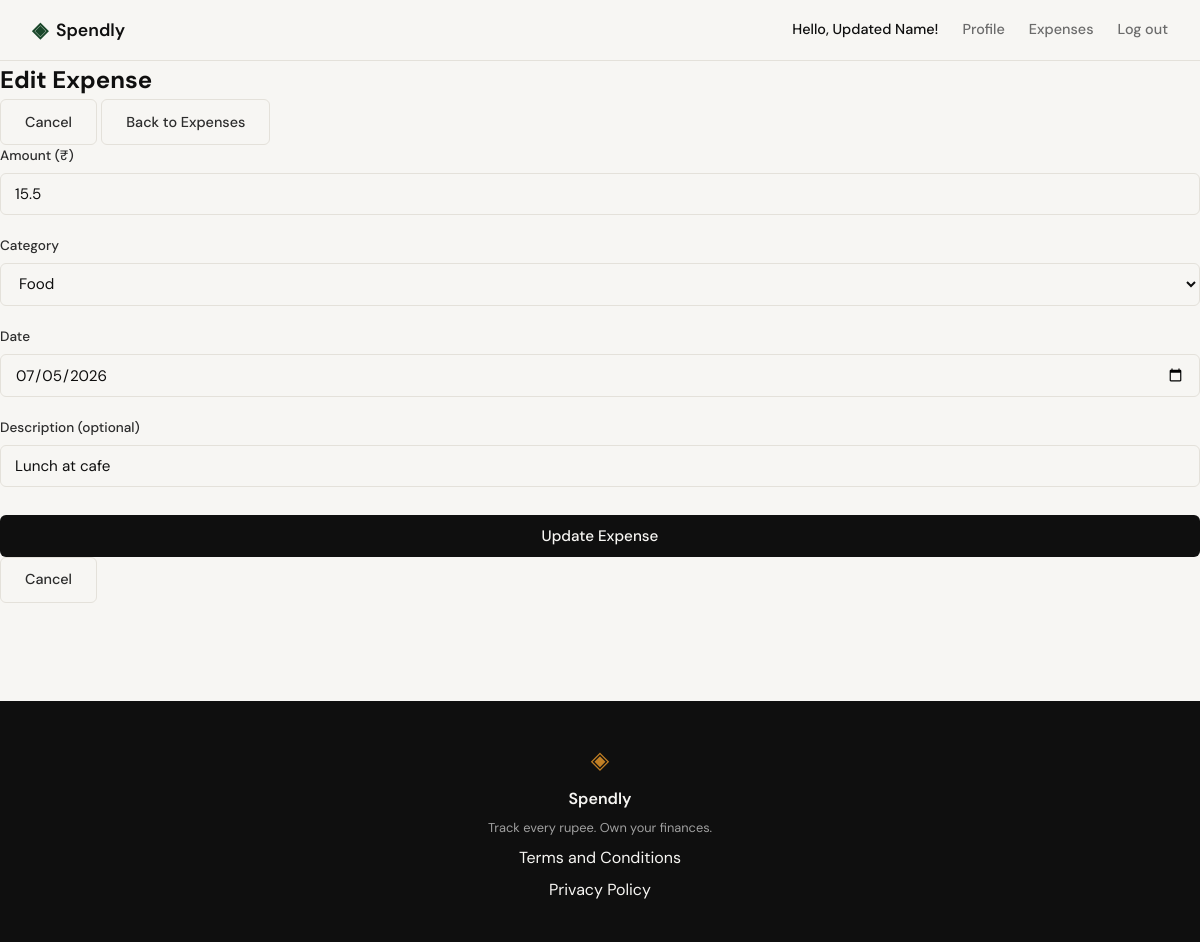
/expenses/1/edit (signed in), run on the app's committed database.
### tables this page shows
CREATE TABLE expenses (
            id INTEGER PRIMARY KEY AUTOINCREMENT,
            user_id INTEGER NOT NULL,
            amount REAL NOT NULL,
            category TEXT NOT NULL,
            date TEXT NOT NULL,
            description TEXT,
            created_at TEXT DEFAULT CURRENT_TIMESTAMP,
            FOREIGN KEY (user_id) REFERENCES users (id) ON DELETE CASCADE
        );

### app.py (the view, shortened to what this page needs)
@app.route("/expenses/<int:id>/edit", methods=["GET", "POST"])
@login_required
def edit_expense(id):
    expense = get_expense_by_id_and_user(id, session['user_id'])
    if expense is None:
        flash("Expense not found.", "error")
        return redirect(url_for('expenses_index'))
    if request.method == "GET":
        return render_template("expenses/edit.html", expense=expense)

### app.py (called while the page is built)
def is_authenticated():
    return 'user_id' in session

def login_required(f):
    from functools import wraps
    @wraps(f)
    def decorated_function(*args, **kwargs):
        if not is_authenticated():
            flash('Please log in to access this page.', 'warning')
            return redirect(url_for('login'))
        return f(*args, **kwargs)
    return decorated_function

### database/db.py (called while the page is built)
def get_db():
    db = getattr(g, '_database', None)
    if db is None:
        database_path = current_app.config.get('DATABASE', DATABASE)
        db = g._database = sqlite3.connect(database_path)
        db.row_factory = sqlite3.Row
        db.execute("PRAGMA foreign_keys = ON")
    return db

def get_expense_by_id_and_user(expense_id, user_id):
    db = get_db()
    cursor = db.cursor()
    cursor.execute('''
        SELECT id, amount, category, date, description, created_at
        FROM expenses
        WHERE id = ? AND user_id = ?
    ''', (expense_id, user_id))
    return cursor.fetchone()

### templates/expenses/edit.html (shortened to what this page needs)
{% extends "base.html" %}
{% block content %}
<section class="expense-form-section">
    <div class="expense-form-header">
        <h1 class="expense-form-title">Edit Expense</h1>
        <div class="expense-form-actions">
            <a href="{{ url_for('expense_detail', id=expense.id) }}" class="btn-ghost">Cancel</a>
            <a href="{{ url_for('expenses_index') }}" class="btn-ghost">Back to Expenses</a>
        </div>
    </div>
    <form method="POST" action="{{ url_for('edit_expense', id=expense.id) }}" class="expense-form">
        <div class="form-group">
            <label for="amount">Amount (₹)</label>
            <input type="number"
                   id="amount"
                   name="amount"
                   step="0.01"
                   min="0.01"
                   value="{{ expense.amount }}"
                   class="form-input"
                   required>
        </div>
        <div class="form-group">
            <label for="category">Category</label>
            <select id="category" name="category" class="form-input" required>
                <option value="Food" {% if expense.category == 'Food' %}selected{% endif %}>Food</option>
            </select>
        </div>
        <div class="form-group">
            <label for="date">Date</label>
            <input type="date"
                   id="date"
                   name="date"
                   value="{{ expense.date }}"
                   class="form-input"
                   required>
        </div>
        <div class="form-group">
            <label for="description">Description (optional)</label>
            <input type="text"
                   id="description"
                   name="description"
                   value="{{ expense.description or '' }}"
                   class="form-input"
                   placeholder="Enter a brief description">
        </div>
        <div class="form-group">
            <button type="submit" class="btn-submit">Update Expense</button>
            <a href="{{ url_for('expense_detail', id=expense.id) }}" class="btn-ghost">Cancel</a>
        </div>
    </form>
</section>
{% endblock %}

### static/css/style.css (style rules this page uses)
:root { --ink: #0f0f0f; --ink-soft: #2d2d2d; --ink-muted: #6b6b6b; --ink-faint: #a0a0a0; --paper: #f7f6f3; --paper-warm: #f0ede6; --paper-card: #ffffff; --accent: #1a472a; --accent-light: #e8f0eb; --accent-2: #c17f24; --accent-2-light: #fdf3e3; --danger: #c0392b; --danger-light: #fdecea; --border: #e4e1da; --border-soft: #eeebe4; --font-display: 'DM Serif Display', Georgia, serif; --font-body: 'DM Sans', system-ui, sans-serif; --max-width: 1200px; --auth-width: 440px; --radius-sm: 6px; --radius-md: 12px; --radius-lg: 20px; }
*, *::before, *::after { box-sizing: border-box; margin: 0; padding: 0; }
html { font-size: 16px; scroll-behavior: smooth; }
body { background: var(--paper); color: var(--ink); font-family: var(--font-body); font-size: 1rem; line-height: 1.6; -webkit-font-smoothing: antialiased; }
a { color: inherit; text-decoration: none; }
.btn-ghost { display: inline-block; background: transparent; color: var(--ink-soft); padding: 0.65rem 1.5rem; border-radius: var(--radius-sm); font-size: 0.9rem; font-weight: 500; border: 1px solid var(--border); transition: all 0.2s; text-decoration: none; }
.form-group { margin-bottom: 1.25rem; }
.form-group label { display: block; font-size: 0.85rem; font-weight: 500; color: var(--ink-soft); margin-bottom: 0.4rem; }
.form-input { width: 100%; padding: 0.6rem 0.875rem; border: 1px solid var(--border); border-radius: var(--radius-sm); font-family: var(--font-body); font-size: 0.95rem; color: var(--ink); background: var(--paper); outline: none; transition: border-color 0.2s; }
.form-input::placeholder { color: var(--ink-faint); }
.btn-submit { width: 100%; padding: 0.7rem; background: var(--ink); color: var(--paper); border: none; border-radius: var(--radius-sm); font-family: var(--font-body); font-size: 0.95rem; font-weight: 500; cursor: pointer; transition: background 0.2s; margin-top: 0.5rem; }

### data on the page
expenses: amount "15.5", category "Food", date "07/05/2026", description "Lunch at cafe"

### other printed values
{{ session.user_name }} "Updated Name"
